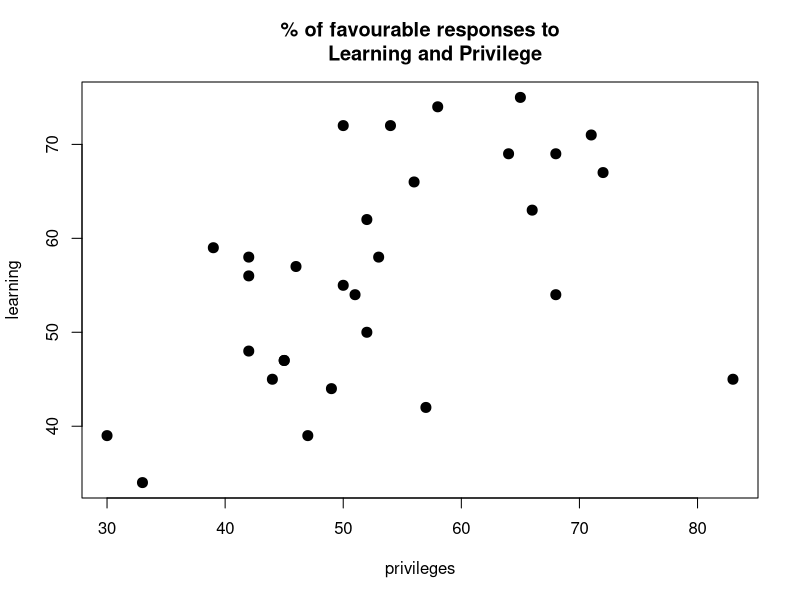
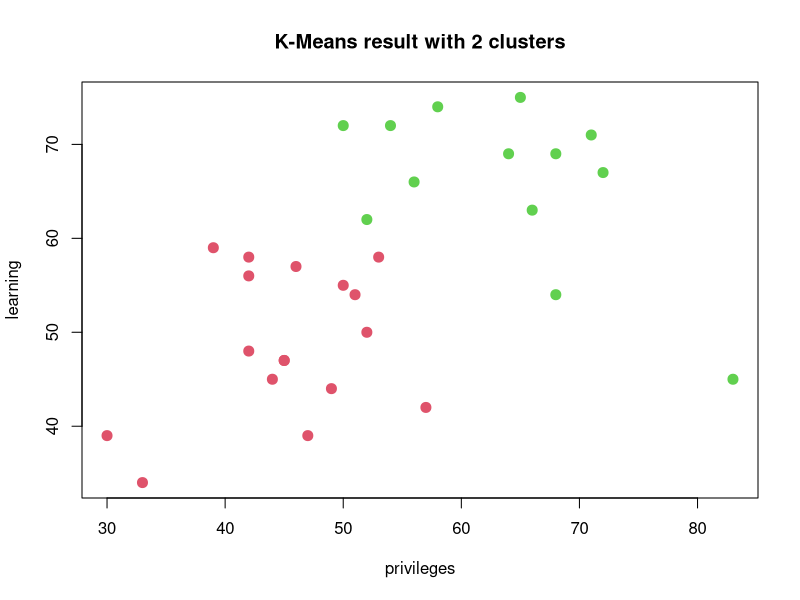
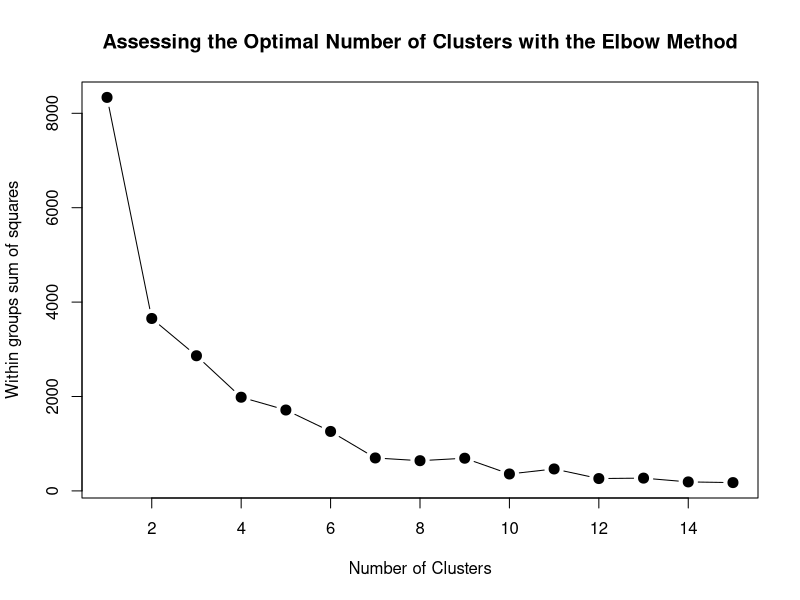
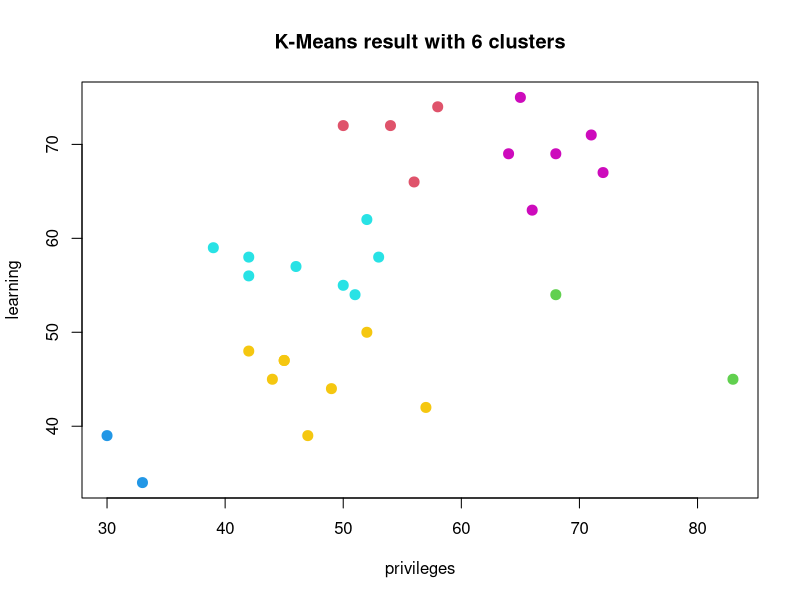

Write the R code that produced these figures, in order.
## ---- chunk 1
knitr::opts_chunk$set(echo = TRUE)
## ---- chunk 2
# Load necessary libraries
library(datasets)

# Inspect data
str(attitude)

# Summarise data
summary(attitude)

## ---- chunk 3
# Subset the attitude data
dat = attitude[,c(3,4)]

# Plot subset data
plot(dat, main = "% of favourable responses to
     Learning and Privilege", pch =20, cex =2)
## ---- chunk 4
# Perform K-Means with 2 clusters
set.seed(7)
km1 = kmeans(dat, 2, nstart=100)

# Plot results
plot(dat, col =(km1$cluster +1) , main="K-Means result with 2 clusters", pch=20, cex=2)
## ---- chunk 5
# Check for the optimal number of clusters given the data
# an optimal number of clusters is identified once a “kink” in the line plot is observed
mydata <- dat
wss <- (nrow(mydata)-1)*sum(apply(mydata,2,var))
  for (i in 2:15) wss[i] <- sum(kmeans(mydata,
                                       centers=i)$withinss)
plot(1:15, wss, type="b", xlab="Number of Clusters",
     ylab="Within groups sum of squares",
     main="Assessing the Optimal Number of Clusters with the Elbow Method",
     pch=20, cex=2)

## ---- chunk 6
# Perform K-Means with the optimal number of clusters identified from the Elbow method
set.seed(7)
km2 = kmeans(dat, 6, nstart=100)

# Examine the result of the clustering algorithm
km2

# Plot results
plot(dat, col =(km2$cluster +1) , main="K-Means result with 6 clusters", pch=20, cex=2)

